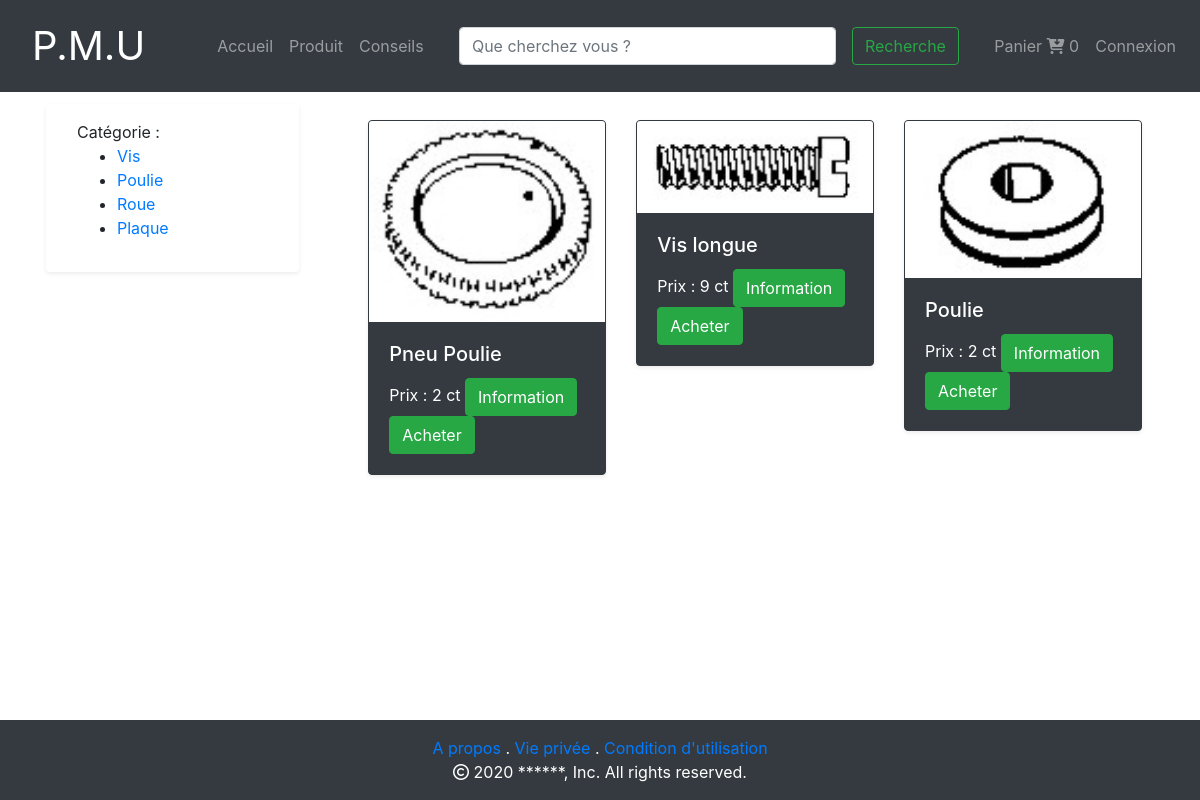
The page /vue/cat_prod.php on the database its author committed.
### tables this page shows
CREATE TABLE IF NOT EXISTS `categorie_produit` (
  `id_cat_prod` int NOT NULL AUTO_INCREMENT,
  `libelle` varchar(255) NOT NULL,
  PRIMARY KEY (`id_cat_prod`)
);

### models/CategorieManager.php (called while the page is built, shortened)
<?php
include_once('Categorie.php');
class CategorieManager
{
    public function listeCategorie()
  {
    $DBase = new Connect();
    $db = $DBase->connexion();
    $categories = [];
    $q = $db->prepare('SELECT id_cat_prod,libelle from categorie_produit');
    $q->execute();
    while ($donnees = $q->fetch(PDO::FETCH_ASSOC))
    {
      $categories[] = new Categorie($donnees);
    }
    return $categories;
  }
}
?>

### models/Categorie.php (called while the page is built, shortened)
<?php
class Categorie
{
	private $_id;
	private $_libelle;
	public function __construct($donnees)
	{
		$this->_id = $donnees['id_cat_prod'];
		$this->_libelle = $donnees['libelle'];
	}
	public function getId()
	{
		return $this->_id;
	}
	public function getLibelle()
	{
		return $this->_libelle;
	}
}
?>

### models/ArticleManager.php (called while the page is built, shortened)
<?php
include_once('Article.php');
class articleManager
{
  public function getPromotionCategorie($categorie)
  {
    $promotions = [];
    $DBase = new Connect();
		$db = $DBase->connexion();
    $q = $db->prepare('SELECT id_produit,produit.libelle,chemin,image,prix_unitaire,ROUND(prix_unitaire*(pourcentage/100),2)as prix,promotion,pourcentage,datefin from produit
    join categorie_produit on categorie_produit.id_cat_prod = id_cat
    join objet on objet.id_prod = id_produit
    join promotion on promotion.id = produit.promotion where CURDATE() between datedebut and datefin and categorie_produit.id_cat_prod LIKE "'.$categorie.'"');
    $q->execute();
    while ($donnees = $q->fetch(PDO::FETCH_ASSOC))
    {
      $promotions[] = new Article($donnees);
    }
    return $promotions;
  }
  public function getList($categorie)
  {
    $articles = [];
    $DBase = new Connect();
    $db = $DBase->connexion();
    $q = $db->prepare('SELECT id_produit,reference,quantité,produit.libelle,description,prix_unitaire,(categorie_produit.libelle) as categorie,chemin,image from produit
    join objet on id_prod = produit.id_produit
    join categorie_produit on categorie_produit.id_cat_prod = id_cat where id_cat LIKE "'.$categorie.'" ');
    $q->execute();
    while ($donnees = $q->fetch(PDO::FETCH_ASSOC))
    {
      $articles[] = new Article($donnees);
    }
    return $articles;
  }
}

### models/Article.php (called while the page is built, shortened)
<?php
class Article
{
	private $_id ;
	private $_prix_unitaire = 0;
	private $_libelle = "";
	private $_chemin = "";
	private $_nomImage = "";
	public function __construct($donnees)
	{
		if (isset($donnees['id_produit'])) {
			$this->_id = $donnees['id_produit'];
		}
		if (isset($donnees['prix_unitaire'])) {
			$this->_prix_unitaire = $donnees['prix_unitaire'];
		}
		if (isset($donnees['libelle'])) {
			$this->_libelle = $donnees['libelle'];
		}
		if (isset($donnees['chemin'])) {
			$this->_chemin = $donnees['chemin'];
		}
		if (isset($donnees['image'])) {
			$this->_nomImage = $donnees['image'];
		}
	}
	public function getId()
	{
		return $this->_id;
	}
	public function getPrix()
	{
		return $this->_prix_unitaire;
	}
	public function getLibelle()
	{
		return $this->_libelle;
	}
	public function getImage()
	{
		return $this->_chemin;
	}
	public function getNomImage()
	{
		return $this->_nomImage;
	}
}
 ?>

### vue/cat_prod.php (the view, shortened to what this page needs)
<?php
    include_once('../models/CategorieManager.php');
    include_once('../models/Categorie.php');
    include_once('../models/ArticleManager.php');
    $article = [];
    $articlePromo = [];
    $Cat_man = new CategorieManager();
    $Art_man = new articleManager();
    if(isset($_GET['categorie'])){
        $article = $Art_man->getList($_GET['categorie']);
        $articlePromo=$Art_man->getPromotionCategorie($_GET['categorie']);
    }
    else{
        $article = $Art_man->getList('%');
        $articlePromo=$Art_man->getPromotionCategorie('%');
    }
    $categories = $Cat_man->listeCategorie();
    $tailleCategories = sizeof($categories);
    $tailleArticle = sizeof($article);
    $tailleArticlePromo = sizeof($articlePromo);
?>
<html lang="fr">
    <?php include_once('../public/template/head.php'); ?>
    <body>
        <?php include_once('../public/template/header.php'); ?>
        <main>
           <div class="container-fluid">
               <div class="row ml-1 p-2">
                    <div class="col-3">
                        <div class="row shadow-sm m-1 p-3 mb-5 bg-white rounded">
                            <div class="col">
                                <a>Catégorie :</a>
                                <ul>
                                    <?php
                                        for ($i=0; $i < $tailleCategories; $i++) {
                                            echo '<li> <a href="cat_prod.php?categorie='.$categories[$i]->getId().'">'. $categories[$i]->getLibelle() . '</a></li> ';
                                        }
                                     ?>
                                </ul>
                            </div>
                        </div>
                    </div>
                    <div class="col-9">
                        <div class="row m-1 p-3 mb-5 bg-white rounded">
                            <div class="col">
                                <div class="row">
<?php
    $y = 0;
    for ($i=0; $i < $tailleArticle; $i++) {
?>
                                    <div class="col-4">
                                        <div class="card border border-dark  shadow-sm bg-dark  text-white rounded">
                                            <img src=<?php echo '"'.$article[$i]->getImage().'"'?> class="card-img-top" alt="<?php echo $article[$i]->getNomImage()?>">
                                            <div class="card-body">
                                                <div class="row">
                                                    <div class="col">
                                                        <h5 class="card-title"><?php echo $article[$i]->getLibelle() ?></h5>
                                                        <?php
                                                        if($tailleArticlePromo == 0){
                                                        if($article[$i]->getId() == $articlePromo[$y]->getId()){
                                                        ?>
                                                            <span class="card-link">Prix : <del><?php echo $articlePromo[$y]->getPrix() ?> ct</del>  <?php echo $articlePromo[$y]->getPrixPromo() ?> ct</span>
                                                            <span class="badge badge-success">- <?php echo $articlePromo[$y]->getPourcentage() ?>%</span>
                                                        <?php
                                                            $y++;
                                                            }
                                                            else{
                                                        ?>
                                                            <span class="card-link">Prix : <?php echo $article[$i]->getPrix() ?> ct</span>
                                                        <?php
                                                            }}
                                                            else{
                                                        ?>
                                                            <span class="card-link">Prix : <?php echo $article[$i]->getPrix() ?> ct</span>
                                                        <?php
                                                            }
                                                        ?>
                                                       <a href="pageProduit.php?id=<?php echo  $article[$i]->getId()?>"><button class="card-link btn btn-success" name="info" id="info">Information</button></a>
                                                        <button class="card-link btn btn-success" name="acheter" id="acheter">Acheter</button>
                                                    </div>
                                                </div>
                                            </div>
                                        </div>
                                    </div>
<?php
    }
?>
                            </div>
                        </div>
                    </div>
               </div>
           </div>
        </main>
        <?php include_once('../public/template/footer.php'); ?>
    </body>
</html>

### public/template/head.php (shortened to what this page needs)
<link rel="stylesheet" type="text/css" href="../public/css/bootstrap.css">
<link rel="stylesheet" type="text/css" href="../public/template/template.css">
<link rel="stylesheet" href="https://maxcdn.bootstrapcdn.com/bootstrap/4.5.2/css/bootstrap.min.css">

### public/template/header.php (shortened to what this page needs)
<header>
  <nav class="navbar navbar-expand-lg navbar-dark bg-dark">
    <a class="titre nav-link text-white" href="/projetphp/vue/index.php">P.M.U</a>
    <div class="collapse navbar-collapse pl-5" id="navbarSupportedContent">
      <ul class="navbar-nav mr-auto">
        <li class="nav-item">
          <a class="nav-link" href="/projetphp/vue/index.php">Accueil</a>
        </li>
        <li class="nav-item">
          <a class="nav-link" href="cat_prod.php">Produit</a>
        </li>
        <li class="nav-item">
            <a class="nav-link" href="/projetphp/vue/lesConseils.php">Conseils</a>
        </li>
      </ul>
      <ul class="navbar-nav mr-auto">
        <li class="nav-item">
          <div class="pt-2 pb-2 bg-dark text-white">
            <form action="../controllers/rechercheProduit.php" method="POST" class="form-inline my-2 my-lg-0">
                <input class="form-control mr-sm-3" id="searchBar" name="searchBar" size="30" type="search" placeholder="Que cherchez vous ?" aria-label="Search">
                <button class="btn btn-outline-success my-2 my-sm-0" type="submit" name="recherche" id="recherche">Recherche</button>
            </form>
        </div>
        </li>
      </ul>
      <ul class="navbar-nav">
        <li class="nav-item">
          <a class="nav-link">Panier <span><i class="fas fa-cart-arrow-down"></i> 0</span></a>
        </li>
        <li class="nav-item">
        <?php
        if(isset($_SESSION['email'])){
          echo('<a class="nav-link">');
          echo $_SESSION['email'];
          echo('</a>');
        } else {
          echo('<a class="nav-link" data-toggle="modal" data-target="#exampleModal">Connexion</a>');
        }
        ?>
        </li>
      </ul>
    </div>
  </nav>
</header>

### public/template/footer.php (shortened to what this page needs)
<footer class="page-footer font-small pt-4">
	<div class="container-fluid bg-dark text-center text-white p-3">
   		<div class="row">
      		<div class="col">
         		<a href="">A propos</a> .
         		<a href="">Vie privée</a> .
         		<a href="">Condition d'utilisation</a>
      		</div>
   		</div>
   		<div class="row">
   			<div class="col">
   				<i class="far fa-copyright"></i> 2020 ******, Inc. All rights reserved.
   			</div>
   		</div>
	</div>
</footer>

### public/template/template.css (style rules this page uses)
.titre { font-size: 40px; }
html { height: 100%; }
body { margin: 0; display: flex; flex-direction: column; min-height: 100vh; }
main { flex: 1; }

### rows shown on the page
categorie_produit: libelle "Vis"
categorie_produit: libelle "Poulie"
categorie_produit: libelle "Roue"
categorie_produit: libelle "Plaque"

### other values the page prints
$article[$i]->getLibelle() "Pneu Poulie"
$article[$i]->getPrix() "2"
$article[$i]->getLibelle() "Vis longue"
$article[$i]->getPrix() "9"
$article[$i]->getLibelle() "Poulie"
